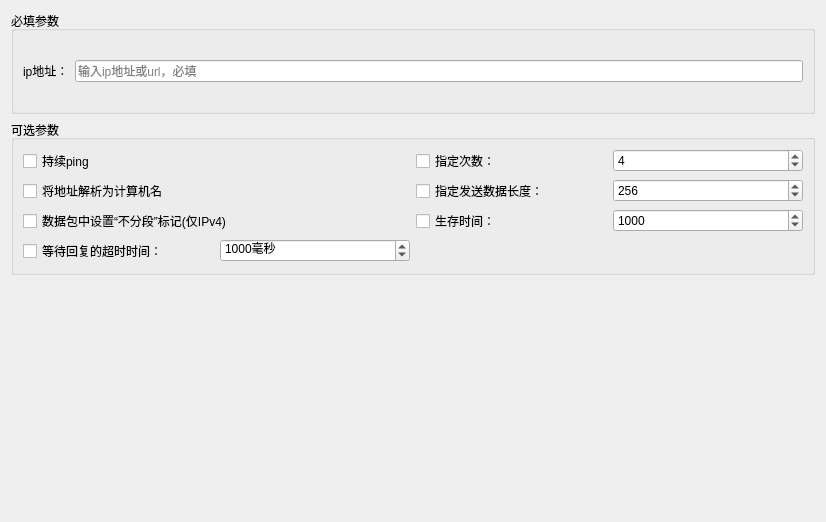
<?xml version="1.0" encoding="UTF-8"?>
<ui version="4.0">
 <class>PingCmdEditor</class>
 <widget class="QWidget" name="PingCmdEditor">
  <property name="geometry">
   <rect>
    <x>0</x>
    <y>0</y>
    <width>826</width>
    <height>522</height>
   </rect>
  </property>
  <property name="windowTitle">
   <string>Form</string>
  </property>
  <layout class="QVBoxLayout" name="verticalLayout">
   <item>
    <widget class="QGroupBox" name="groupBox_2">
     <property name="title">
      <string>必填参数</string>
     </property>
     <layout class="QVBoxLayout" name="verticalLayout_3">
      <item>
       <layout class="QGridLayout" name="gridLayout">
        <property name="topMargin">
         <number>0</number>
        </property>
        <item row="2" column="1">
         <widget class="QLabel" name="label_info_ip_url">
          <property name="text">
           <string/>
          </property>
         </widget>
        </item>
        <item row="1" column="1">
         <widget class="QLineEdit" name="lineEdit_ip_url">
          <property name="inputMask">
           <string/>
          </property>
          <property name="placeholderText">
           <string>输入ip地址或url，必填</string>
          </property>
          <property name="clearButtonEnabled">
           <bool>true</bool>
          </property>
         </widget>
        </item>
        <item row="1" column="0">
         <widget class="QLabel" name="label">
          <property name="text">
           <string>ip地址：</string>
          </property>
         </widget>
        </item>
        <item row="0" column="1">
         <widget class="QLabel" name="label_padding">
          <property name="text">
           <string/>
          </property>
         </widget>
        </item>
       </layout>
      </item>
     </layout>
    </widget>
   </item>
   <item>
    <widget class="QGroupBox" name="groupBox">
     <property name="title">
      <string>可选参数</string>
     </property>
     <layout class="QVBoxLayout" name="verticalLayout_2">
      <item>
       <layout class="QHBoxLayout" name="horizontalLayout_3" stretch="1,1">
        <item>
         <widget class="QCheckBox" name="checkBox_infiniteTimes">
          <property name="text">
           <string>持续ping</string>
          </property>
         </widget>
        </item>
        <item>
         <layout class="QHBoxLayout" name="horizontalLayout">
          <item>
           <widget class="QCheckBox" name="checkBox_finiteTimes">
            <property name="text">
             <string>指定次数：</string>
            </property>
           </widget>
          </item>
          <item>
           <widget class="QSpinBox" name="spinBox_times">
            <property name="maximum">
             <number>10000</number>
            </property>
            <property name="value">
             <number>4</number>
            </property>
           </widget>
          </item>
         </layout>
        </item>
       </layout>
      </item>
      <item>
       <layout class="QHBoxLayout" name="horizontalLayout_4" stretch="1,1">
        <property name="topMargin">
         <number>0</number>
        </property>
        <item>
         <widget class="QCheckBox" name="checkBox_option_a">
          <property name="toolTip">
           <string>-a</string>
          </property>
          <property name="text">
           <string>将地址解析为计算机名</string>
          </property>
         </widget>
        </item>
        <item>
         <layout class="QHBoxLayout" name="horizontalLayout_5">
          <item>
           <widget class="QCheckBox" name="checkBox_option_l">
            <property name="toolTip">
             <string>-l</string>
            </property>
            <property name="text">
             <string>指定发送数据长度：</string>
            </property>
           </widget>
          </item>
          <item>
           <widget class="QSpinBox" name="spinBox_options_l">
            <property name="specialValueText">
             <string/>
            </property>
            <property name="minimum">
             <number>1</number>
            </property>
            <property name="maximum">
             <number>65527</number>
            </property>
            <property name="value">
             <number>256</number>
            </property>
           </widget>
          </item>
         </layout>
        </item>
       </layout>
      </item>
      <item>
       <layout class="QHBoxLayout" name="horizontalLayout_6">
        <property name="topMargin">
         <number>0</number>
        </property>
        <item>
         <widget class="QCheckBox" name="checkBox_options_f">
          <property name="toolTip">
           <string>-f</string>
          </property>
          <property name="text">
           <string>数据包中设置“不分段”标记(仅IPv4)</string>
          </property>
         </widget>
        </item>
        <item>
         <layout class="QHBoxLayout" name="horizontalLayout_7">
          <item>
           <widget class="QCheckBox" name="checkBox_option_i">
            <property name="toolTip">
             <string>-i TTL</string>
            </property>
            <property name="text">
             <string>生存时间：</string>
            </property>
           </widget>
          </item>
          <item>
           <widget class="QSpinBox" name="spinBox_options_i">
            <property name="specialValueText">
             <string/>
            </property>
            <property name="minimum">
             <number>1</number>
            </property>
            <property name="maximum">
             <number>1000000</number>
            </property>
            <property name="value">
             <number>1000</number>
            </property>
           </widget>
          </item>
         </layout>
        </item>
       </layout>
      </item>
      <item>
       <layout class="QHBoxLayout" name="horizontalLayout_8">
        <property name="topMargin">
         <number>0</number>
        </property>
        <item>
         <layout class="QHBoxLayout" name="horizontalLayout_9">
          <item>
           <widget class="QCheckBox" name="checkBox_option_w">
            <property name="text">
             <string>等待回复的超时时间：</string>
            </property>
           </widget>
          </item>
          <item>
           <widget class="QSpinBox" name="spinBox_options_w">
            <property name="specialValueText">
             <string/>
            </property>
            <property name="suffix">
             <string>毫秒</string>
            </property>
            <property name="minimum">
             <number>1</number>
            </property>
            <property name="maximum">
             <number>10000000</number>
            </property>
            <property name="value">
             <number>1000</number>
            </property>
           </widget>
          </item>
         </layout>
        </item>
        <item>
         <widget class="QLabel" name="label_4">
          <property name="text">
           <string/>
          </property>
         </widget>
        </item>
       </layout>
      </item>
     </layout>
    </widget>
   </item>
   <item>
    <spacer name="verticalSpacer">
     <property name="orientation">
      <enum>Qt::Vertical</enum>
     </property>
     <property name="sizeHint" stdset="0">
      <size>
       <width>20</width>
       <height>40</height>
      </size>
     </property>
    </spacer>
   </item>
  </layout>
 </widget>
 <resources/>
 <connections/>
</ui>
